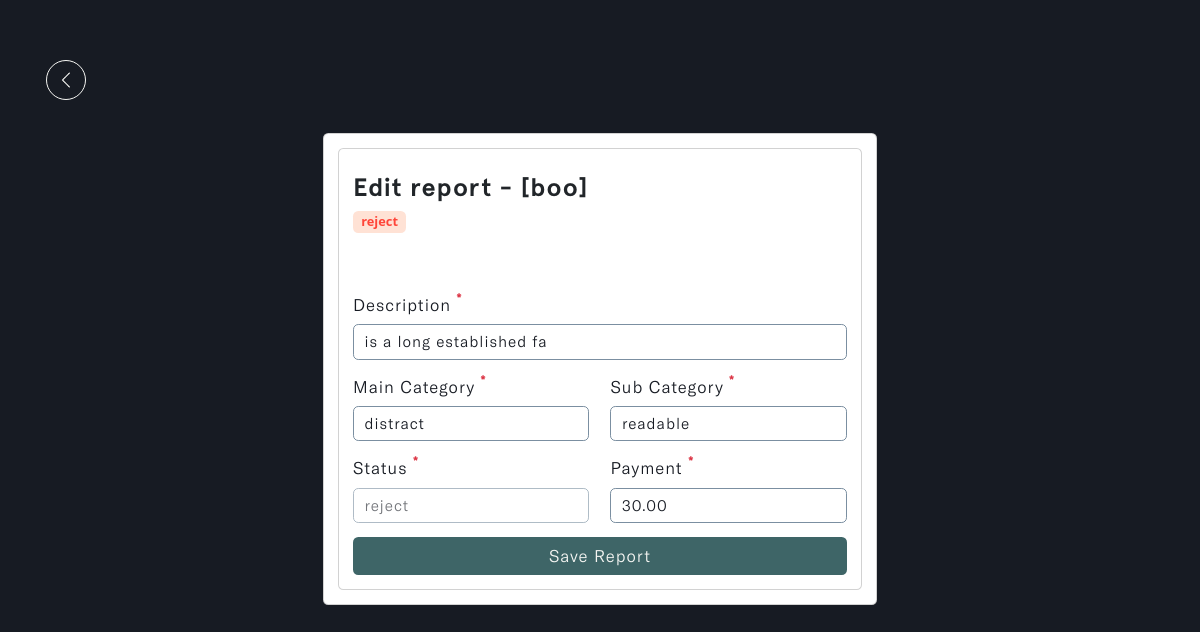
Before: /admins/edit-report/21482213f46141a59ed5310d1853b8a9 (signed in) with the older database file.
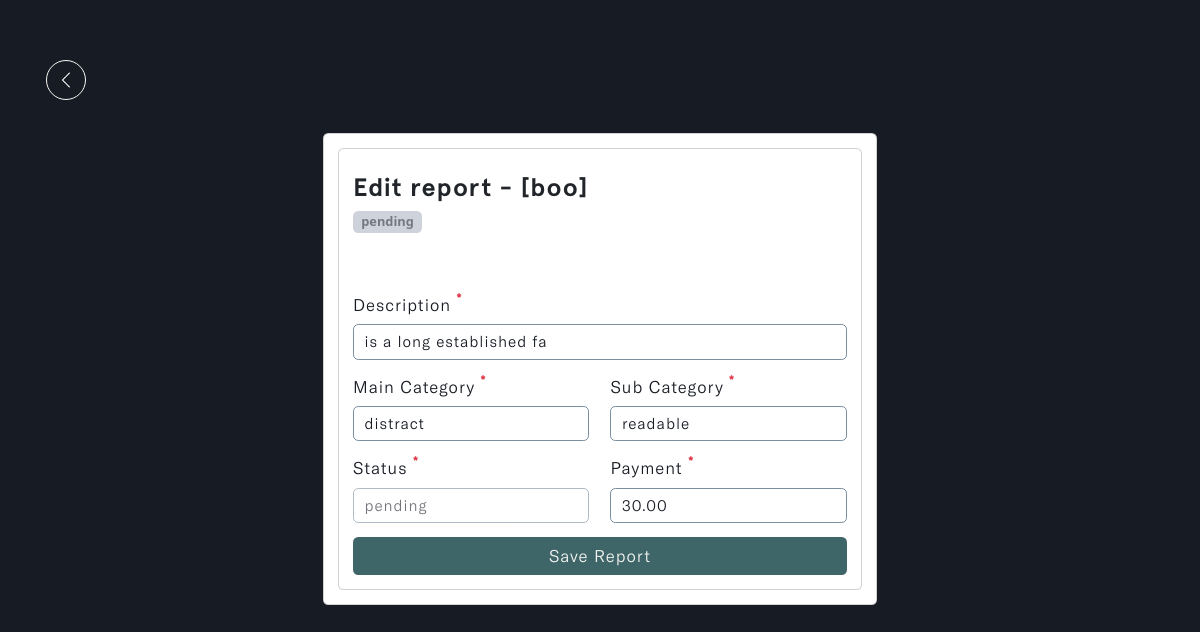
After: the same page with the newer database file.
### reports/models.py (models this page shows, shortened)
class Report(models.Model):
    STATUS = (
        ('pending', 'pending'),
        ('correction', 'correction'),
        ('approve', 'approve'),
        ('reject', 'reject')
    )
    account_owner = models.ForeignKey(Profile, on_delete=models.CASCADE, null=True, db_index=True)
    description = models.TextField(null=True, blank=True, db_index=True)
    main_category = models.CharField(max_length=255, null=True, blank=True, db_index=True)
    sub_category = models.CharField(max_length=255, null=True, blank=True, db_index=True)
    status = models.CharField(max_length=255, default="pending", null=True, blank=True, choices=STATUS, db_index=True)
    payment = models.DecimalField(max_digits=10, decimal_places=2, null=True, blank=True, db_index=True)
    updated_time_stamp = models.DateTimeField(auto_now=True, db_index=True)
    created_time_stamp = models.DateTimeField(auto_now_add=True, db_index=True)
    id = models.UUIDField(default=uuid.uuid4, primary_key=True, unique=True, editable=False)
    class Meta:
        ordering = ['-updated_time_stamp']

### accounts/models.py (models this page shows)
class Profile(models.Model):
    user = models.OneToOneField(settings.AUTH_USER_MODEL, on_delete=models.CASCADE, blank=True, null=True)
    name = models.CharField(max_length=255, unique=True)
    username = models.CharField(max_length=255, unique=True, blank=True, null=True)
    email = models.EmailField(max_length=255, unique=True)
    updated_time_stamp = models.DateTimeField(auto_now=True)
    created_time_stamp = models.DateTimeField(auto_now_add=True)
    id = models.UUIDField(default=uuid.uuid4, primary_key=True, unique=True, editable=False)
    def __str__(self):
        return self.username

### u_admin/views.py (the view, shortened to what this page needs)
# urls.py: path('edit-report/<str:pk>', views.edit_report, name='edit-report'),
@login_required
def edit_report(request, pk):
    report = Report.objects.get(id=pk)
    form = ReportEditForm(instance=report)
    context = {'form': form, 'report': report}
    return render(request, 'edit-reports.html', context)

### reports/forms.py
class ReportEditForm(ModelForm):
    class Meta:
        model = Report
        fields = ['description', 'main_category', 'sub_category', 'payment', 'status']
        exculde = ['account_owner', 'updated_time_stamp', 'created_time_stamp', 'id']
        widgets = {
            'description': forms.TextInput(attrs={'placeholder': 'enter descriptiony here...'}),
            'main_category': forms.TextInput(attrs={'placeholder': 'enter main category...'}),
            'sub_category': forms.TextInput(attrs={'placeholder': 'enter sub category...'}),
        }
    def __init__(self, *args, **kwargs):
        super(ReportEditForm, self).__init__(*args, **kwargs)
        for name, fields in self.fields.items():
            fields.widget.attrs.update({'class': 'input form-control'})

### templates/edit-reports.html (shortened to what the changed rows need)
{% load static %}
{% load widget_tweaks %}
<!DOCTYPE html>
<html lang="en" class="js has-scroll-init has-scroll-smooth">
  <head>
    <link rel="stylesheet" href="{% static '/css/bootstrap.min.css' %}" />
    <link rel="stylesheet" href="{% static '/css/edit-reports.css' %}" />
  </head>
  <body
    id="pageTop"
    class="page-content"
    data-spy="scroll"
    data-target="#mainNav"
  >
    <main>
      <div data-scroll class="page page--layout-2" id="main">
        <div id="hero">
          <div class="container-fluid">
            <div class="hero-intro">
              <div class="card d-flex mx-auto" id="edit_card">
                <div class="card-body">
                  <div class="card">
                    <div class="card-body">
                      <h5>Edit report - [{{report.account_owner}}]</h5>
                      {% if report.status == 'pending' %}
                      <span class="badge pending">pending</span>
                      {% elif report.status == 'reject' %}
                      <span class="badge reject">reject</span>
                      {% elif report.status == 'correction' %}
                      <span class="badge correction">correction</span>
                      {% else %}
                      <span class="badge approve">approve</span>
                      {% endif %}
                      <form method="post">
                        <div class="row">
                          <div class="col-md-12">
                            <div class="mb-3">
                              <label
                                for="exampleFormControlInput1"
                                class="form-label"
                                >Description
                                <sup class="text-danger fw-bold fs-6"
                                  >*</sup
                                ></label
                              >
                              {{form.description}}
                            </div>
                          </div>
                          <div class="col-md-6">
                            <div class="mb-3">
                              <label
                                for="exampleMainCategory"
                                class="form-label"
                                >Main Category
                                <sup class="text-danger fw-bold fs-6"
                                  >*</sup
                                ></label
                              >
                              {{form.main_category}}
                            </div>
                          </div>
                          <div class="col-md-6">
                            <div class="mb-3">
                              <label for="exampleSubCategory" class="form-label"
                                >Sub Category
                                <sup class="text-danger fw-bold fs-6"
                                  >*</sup
                                ></label
                              >
                              {{form.sub_category}}
                            </div>
                          </div>
                          <div class="col-md-6">
                            <div class="mb-3">
                              <label for="exampleStatus" class="form-label"
                                >Status
                                <sup class="text-danger fw-bold fs-6"
                                  >*</sup
                                ></label
                              >
                              {% if request.user.role == 'accountant' %}
                              {{form.status|add_class:"hide_status"}}
                              {% else %}
                              {{form.status}}
                              {% endif %}
                            </div>
                          </div>
                          <div class="col-md-6">
                            <div class="mb-3">
                              <label for="examplePayment" class="form-label"
                                >Payment
                                <sup class="text-danger fw-bold fs-6"
                                  >*</sup
                                ></label
                              >
                              {{form.payment}}
                            </div>
                          </div>
                        </div>
                        <div class="d-grid gap-2">
                        </div>
                      </form>
                    </div>
                  </div>
                </div>
              </div>
            </div>
          </div>
        </div>
      </div>
    </main>
  </body>
</html>

Changed rows visible on the page:
changed Report "is a long established fa": status "reject" → "pending"
Other visible differences:
text no longer shown: "reject"
text now shown: "pending"
